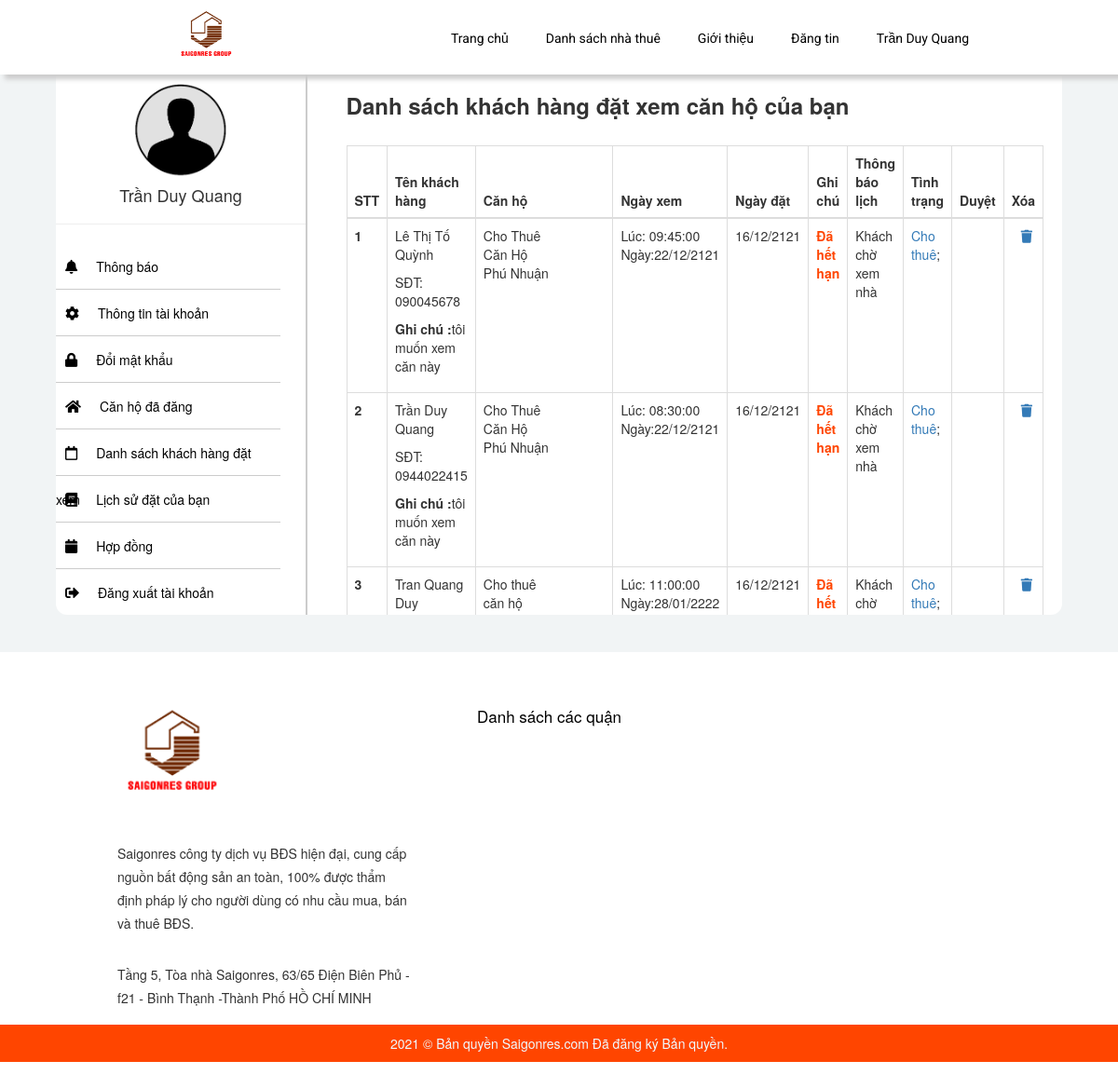
Page /site/index.php?act=ds-ld&ma_tk=12 (signed in) on the committed database.
### tables this page shows
CREATE TABLE `can_ho` (
  `ma_can` int(12) NOT NULL COMMENT 'mã căn hộ',
  `ma_quan` int(12) NOT NULL COMMENT 'mã quận',
  `id` int(12) NOT NULL COMMENT 'mã phường',
  `ma_loai` int(12) NOT NULL COMMENT 'mã loại căn',
  `ma_tk` int(12) NOT NULL,
  `amount` int(11) DEFAULT NULL COMMENT 'Số phòng trống ',
  `dia_chi` varchar(255) NOT NULL COMMENT 'Địa chỉ',
  `ten_can_ho` varchar(150) DEFAULT NULL COMMENT 'tên căn hộ',
  `dien_tich` float DEFAULT NULL COMMENT 'diện tích ',
  `tang` tinyint(3) DEFAULT NULL COMMENT 'Số tầng',
  `huong_nha` tinyint(8) DEFAULT NULL COMMENT 'hướng nhà',
  `tien_ich` longtext DEFAULT NULL COMMENT 'Tiện ích',
  `chi_phi_khac` varchar(100) DEFAULT NULL COMMENT 'chi phí khác',
  `so_phong_ngu` tinyint(2) DEFAULT NULL COMMENT 'Số phòng ngủ',
  `so_phong_vs` tinyint(2) DEFAULT NULL COMMENT 'Số phòng vệ sinh',
  `gia_thue` float NOT NULL DEFAULT 0 COMMENT 'Giá thuê',
  `hinh` varchar(150) DEFAULT NULL,
  `hinha` varchar(150) DEFAULT NULL,
  `hinhb` varchar(150) DEFAULT NULL,
  `hinhc` varchar(150) DEFAULT NULL,
  `an_hien` tinyint(1) DEFAULT NULL COMMENT 'Ẩn hiện',
  `trang_thai` varchar(50) DEFAULT NULL,
  `ghi_chu` text DEFAULT NULL
);

CREATE TABLE `dat_lich` (
  `id` int(11) NOT NULL,
  `ma_dat` int(12) NOT NULL COMMENT 'mã đặt lịch xem',
  `ma_can` int(12) NOT NULL COMMENT 'mã căn hộ',
  `ma_tk` int(12) NOT NULL COMMENT 'mã tài khoản',
  `trang_thai` tinyint(1) DEFAULT NULL,
  `ten_nguoi_dat` varchar(50) DEFAULT NULL,
  `trang_thai_lich` tinyint(4) DEFAULT NULL,
  `ghi_chu` varchar(255) DEFAULT NULL,
  `sodt` varchar(50) DEFAULT NULL,
  `gio_xem` time DEFAULT NULL,
  `ngay_dat` date DEFAULT NULL COMMENT 'ngày đặt',
  `ngay_xem` date DEFAULT NULL COMMENT 'ngày xem'
);

### system/database.php (called while the page is built, shortened)
<?php
function getConnection()
{
    $opt = array(PDO::MYSQL_ATTR_INIT_COMMAND => "SET NAMES utf8", PDO::ATTR_ERRMODE => PDO::ERRMODE_EXCEPTION);
    $conn = new PDO('mysql:host=' . HOST_DB . ';dbname=' . NAME_DB, USER_DB, PASS_DB, $opt);
    return $conn;
}
function query($sql)
{
    $conn = getConnection();
    $result = $conn->query($sql);
    return $result;
}
function queryOne($sql)
{
    $conn = getConnection();
    $result = $conn->query($sql);
    $row = $result->fetch(PDO::FETCH_ASSOC);
    return $row;
}

### site/models/home.php (called while the page is built, shortened)
 <?php
require_once('../system/database.php');
function getthongbao($id){
    $sql="SELECT ch.ten_can_ho, ch.ma_tk, dl.ma_can ,dl.ma_tk,kh.ho_ten,trang_thai_lich,ten_nguoi_dat,gio_xem, ngay_xem , ngay_dat, sodt, ma_dat, dl.trang_thai,dl.ghi_chu
    FROM can_ho ch INNER JOIN dat_lich dl ON ch.ma_can = dl.ma_can
    INNER JOIN khach_hang kh ON kh.ma_tk=dl.ma_tk WHERE ch.ma_tk='$id' and ch.an_hien = 1 order by  ma_dat  desc";
    return query($sql);
}
function khachhang($id){
    $sql="SELECT * FROM khach_hang WHERE ma_tk='$id'";
    return queryOne($sql);
}
?>

### site/index.php (called while the page is built, shortened)
<?php
$ctrl='home';
    $pathFile ="controllers/$ctrl.php";
if (file_exists($pathFile)==true)
    require_once $pathFile;
else echo "Controller $ctrl không tồn tại";
?>

### site/views/dslich_dat.php (the view, shortened to what this page needs)
<?php if ($kh['vai_tro'] == 1 || $kh['vai_tro'] == 2) { ?>
<div class="ch-dd">
          <h3 style="font-weight: bold; margin-bottom: 30px; margin-top: 50px;">Danh sách khách hàng đặt xem căn hộ của
                    bạn</h3>
          <table class="table table-bordered" style="padding: 0px 20px;">
                    <thead>
                              <tr>
                                        <th scope="col">STT</th>
                                        <th scope="col">Tên khách hàng</th>
                                        <th scope="col" style="width: 30%;">Căn hộ</th>
                                        <th scope="col">Ngày xem</th>
                                        <th scope="col">Ngày đặt</th>
                                        <th scope="col">Ghi chú</th>
                                        <th scope="col">Thông báo lịch</th>
                                        <th scope="col">Tình trạng</th>
                                        <th scope="col">Duyệt</th>
                                        <th scope="col">Xóa</th>
                              </tr>
                    </thead>
                    <tbody>
                              <?php foreach ($dsld as $stt => $ds) {
                                $stt+=1;
                                ?>
                              <tr>
                                        <th scope="row"><?=$stt?></th>
                                        <td>
                                                  <p><?=$ds["ten_nguoi_dat"]?></p>
                                                  <p>SĐT: <?=$ds['sodt']?></p>
                                                  <p><strong>Ghi chú :</strong><?= $ds['ghi_chu'] ?></p>
                                        </td>
                                        <td><span style="width: 55%; float: left;"> <?=$ds['ten_can_ho']?></span> <?php if (date("Y-m-d") <= date_format(date_create($ds['ngay_dat']), "Y-m-d") and (date("h-i") <= $ds['gio_xem']) ) {
                                }?></td>
                                        <td>Lúc: <?= $ds['gio_xem'] ?>
                                            <br>
                                            Ngày:<?=date_format(date_create($ds['ngay_xem']), "d/m/yy")?>
                                        </td>
                                        <td><?=date_format(date_create($ds['ngay_dat']), "d/m/yy")?></td>
                                        <td><?php if (date("Y-m-d") >= date_format(date_create($ds['ngay_xem']), "Y-m-d")) {
                                    echo "<span class='hethang'>Đã hết hạn</span>";
                                }
                                else{
                                    echo "Chưa xem nhà";
                                }?></td>
                                  <td><?php if ($ds['trang_thai_lich']==1) { echo "<p>Khách chờ xem nhà</p>"; }
                                  else { echo "<p>Khách đã hủy lịch xem</p> ";}?>    </td>
                                  <td>
                                      <?php if ($ds['trang_thai']==1 && $ds['trang_thai_lich'] !=0 &&$ds['trang_thai_lich'] !=2 ) { ?>
                                      <a href="?act=chothue&ma_dat=<?=$ds["ma_dat"]?>&ma_can=<?=$ds["ma_can"]?>">Cho thuê</a>;
                                     <?php } ?>
                                  </td>
                                <td>
                                </td>
                                  <td><a  href="?act=deletedatlich&ma_dat=<?=$ds["ma_dat"]?>" style="margin-left: 10px"><i class="fas fa-trash"></i></a></td>
                              </tr>
                              <?php
                            }?>
                    </tbody>
          </table>
</div>
<?php } ?>

### site/views/css/index.css (style rules this page uses)
* { padding: 0; margin: 0; box-sizing: border-box; }
a { text-decoration: none; }
body { width: 100%; font-family: "Sf ui display", sans-serif; margin: 0 auto; }
a { outline: none; }
.hethang { color: #FF4500; font-weight: bold; }

### rows in the picture
can_ho: dat_lich.ten_nguoi_dat "Lê Thị Tố Quỳnh", dat_lich.sodt "090045678", dat_lich.ghi_chu "tôi muốn xem căn này", ten_can_ho "Cho Thuê Căn Hộ Phú Nhuận", dat_lich.gio_xem "09:45:00", dat_lich.ngay_xem "22/12/2121", dat_lich.ngay_dat "16/12/2121", dat_lich.ten_nguoi_dat "Trần Duy Quang", dat_lich.sodt "0944022415", dat_lich.gio_xem "08:30:00"
can_ho: dat_lich.ten_nguoi_dat "Tran Quang Duy", ten_can_ho "Cho thuê căn hộ…", dat_lich.gio_xem "11:00:00", dat_lich.ngay_xem "28/01/2222", dat_lich.ngay_dat "16/12/2121"

### other values in the picture
$_SESSION['user'] "Trần Duy Quang"
$_SESSION["user"] "Trần Duy Quang"
